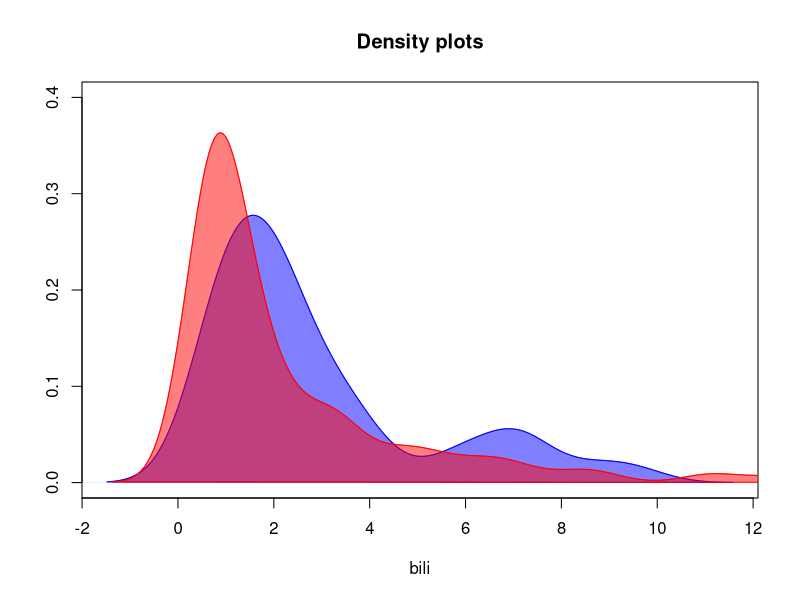
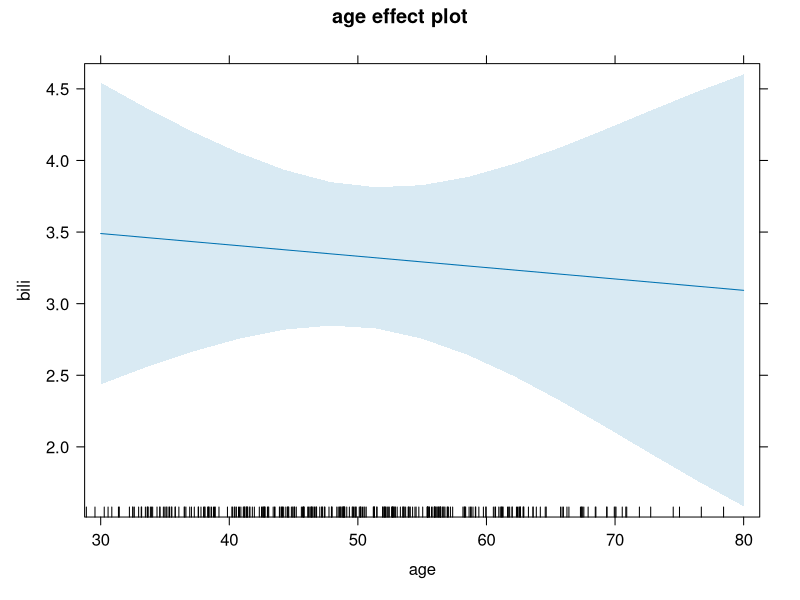
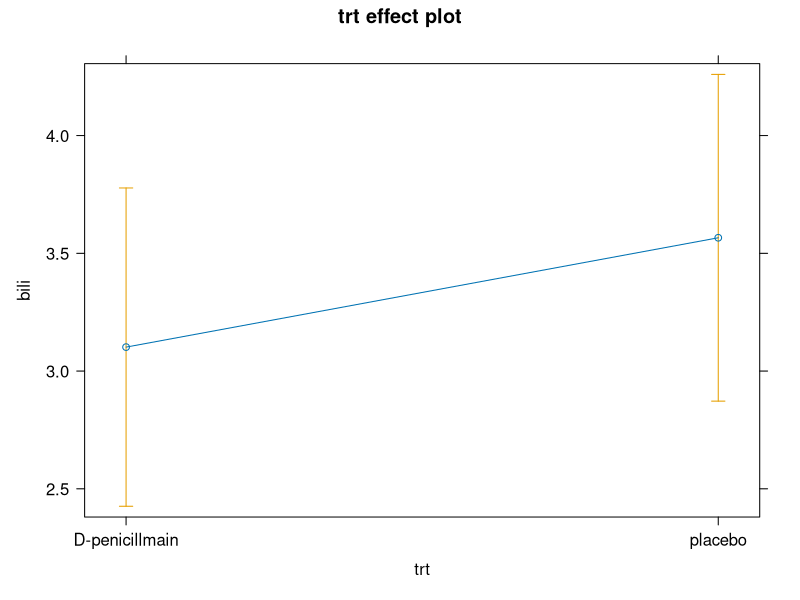
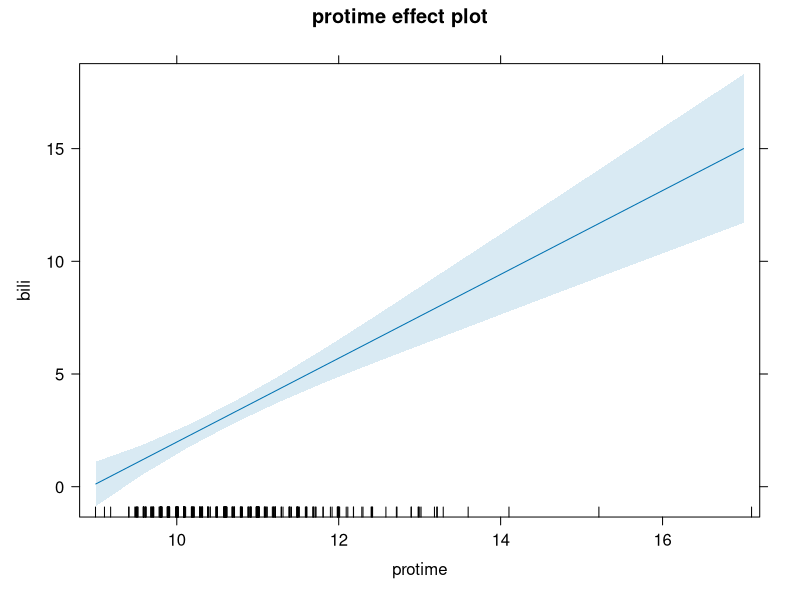
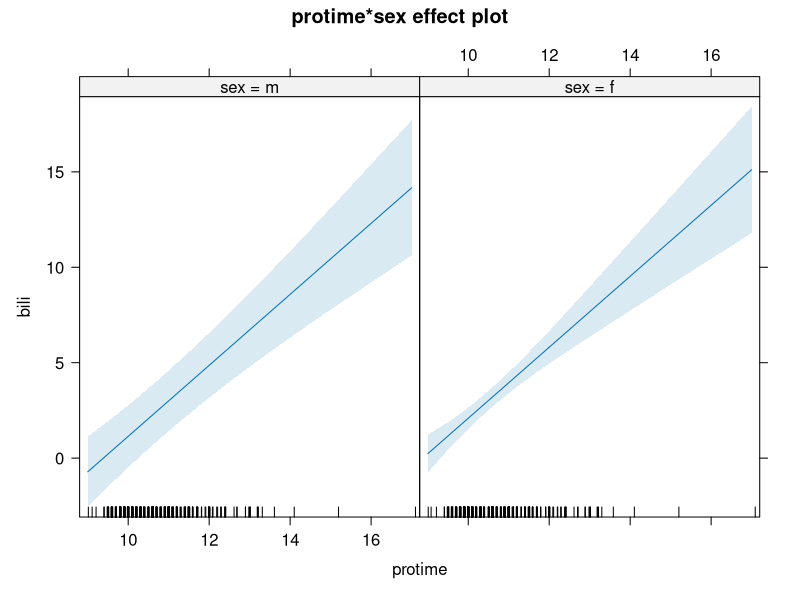

Write R code to recreate these figures, in order.
## ---- chunk 1
library(lattice)
library(knitr)
library(survival)
library(effects)
library(arsenal)
## ---- chunk 2
R.Version()$version.string
packageVersion("lattice")
packageVersion("knitr")
packageVersion("survival")
packageVersion("effects")
packageVersion("arsenal")
## ---- chunk 3
pbc$trt <- factor(pbc$trt, levels = c(1, 2, NA), 
                  labels = c("D-penicillmain", "placebo"))
tab1 <- tableby(sex ~ bili + age + protime, data = pbc)
kable(summary(tab1), caption = "Table 1: Descriptive statistics with test")
## ---- chunk 4
pbc_male_bili <- pbc$bili[pbc$sex == "m"]
pbc_female_bili <- pbc$bili[pbc$sex == "f"]
plot(density(pbc_male_bili), col = rgb(0,0,1,0.5), ylim = c(0,0.40), main = "Density plots", xlab = "bili", ylab = "")
polygon(density(pbc_male_bili), col = rgb(0,0,1,0.5), border = "blue")
lines(density(pbc_female_bili), col = rgb(1,0,0,0.5))
polygon(density(pbc_female_bili), col = rgb(1,0,0,0.5), border = "red")
legend(20,0.03, c("male", "female"), 
       col = c(rgb(0,0,1,0.5), rgb(1,0,0,0.5)), lty = 1)
## ---- chunk 5
fm1 <- lm(bili ~ sex + age + trt + protime, data = pbc)
tab <- summary(fm1)$coefficients
kable(tab[, c(1,2,4)], dig = 4, caption = "Table 2: The coefficients, standard errors and p-values")
## ---- chunk 6
fm2 <- lm(bili ~ age * (sex + trt + protime), data = pbc)
tab <- summary(fm2)$coefficients
kable(tab[, c(1,2,4)], dig = 4, caption = "Table 2: The coefficients, standard errors and p-values")
## ---- chunk 7
plot(effect("age", fm2))
## ---- chunk 8
plot(effect("trt", fm2))
## ---- chunk 9
plot(effect("protime", fm2))
## ---- chunk 10
plot(effect(c("protime", "sex"), fm2))
